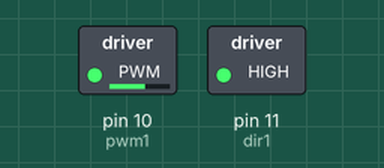
Bench run of a sketch on a simulated Arduino Uno, built with avr-gcc and run on an emulated ATmega328P. On the bench: switched loads named in the sketch (green lamp = pin HIGH).

Above: at 0.05 s.
At 4.5 s:
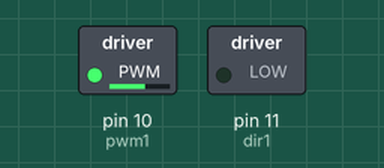
At 8.95 s:
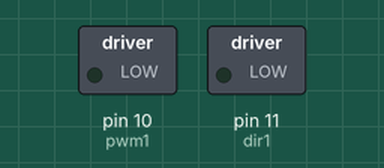
Timing chart, 0 to 11.7 s (numbered marks = the images above):
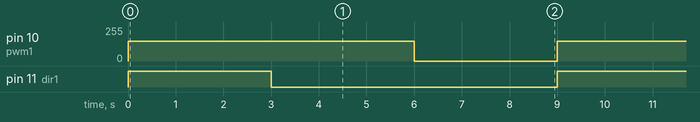

The sketch:

SMARTELEXMOTORDRIVER_CODE.ino
```cpp
int pwm1=10;
int dir1=11;
void setup() {
pinMode(dir1,OUTPUT);
pinMode(pwm1,OUTPUT);

}

void loop() {
digitalWrite(dir1,HIGH);
analogWrite(pwm1,150);
delay(3000);
digitalWrite(dir1,LOW);
analogWrite(pwm1,150);
delay(3000);
digitalWrite(pwm1,LOW);
delay(3000);

}
```

Measured:
- by itself, pin 10 (pwm1): alternates 150/255 for 6.0 s and 0/255 for 3.0 s
- by itself, pin 11 (dir1): alternates HIGH for 3.0 s and LOW for 6.0 s
